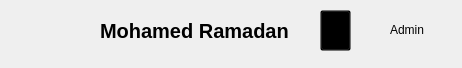
<?xml version="1.0" encoding="UTF-8"?>
<ui version="4.0">
 <class>MemberCard</class>
 <widget class="QWidget" name="MemberCard">
  <property name="geometry">
   <rect>
    <x>0</x>
    <y>0</y>
    <width>462</width>
    <height>68</height>
   </rect>
  </property>
  <property name="minimumSize">
   <size>
    <width>440</width>
    <height>60</height>
   </size>
  </property>
  <property name="maximumSize">
   <size>
    <width>476</width>
    <height>16777215</height>
   </size>
  </property>
  <property name="windowTitle">
   <string>Form</string>
  </property>
  <widget class="QLabel" name="label">
   <property name="geometry">
    <rect>
     <x>20</x>
     <y>4</y>
     <width>55</width>
     <height>55</height>
    </rect>
   </property>
   <property name="text">
    <string/>
   </property>
   <property name="pixmap">
    <pixmap resource="../../../assets.qrc">:/icons/pfp.png</pixmap>
   </property>
   <property name="scaledContents">
    <bool>true</bool>
   </property>
  </widget>
  <widget class="QLabel" name="label_2">
   <property name="geometry">
    <rect>
     <x>100</x>
     <y>20</y>
     <width>201</width>
     <height>21</height>
    </rect>
   </property>
   <property name="styleSheet">
    <string notr="true">font-size:15pt;
color:black;
font-weight:bold;</string>
   </property>
   <property name="text">
    <string>Mohamed Ramadan</string>
   </property>
  </widget>
  <widget class="QPushButton" name="pushButton">
   <property name="geometry">
    <rect>
     <x>370</x>
     <y>10</y>
     <width>74</width>
     <height>40</height>
    </rect>
   </property>
   <property name="styleSheet">
    <string notr="true">background-color: &quot;#E1ECE1&quot;;
color:black;
border-radius:10px;</string>
   </property>
   <property name="text">
    <string>Admin</string>
   </property>
  </widget>
  <widget class="QPushButton" name="removeBtn">
   <property name="geometry">
    <rect>
     <x>320</x>
     <y>10</y>
     <width>31</width>
     <height>41</height>
    </rect>
   </property>
   <property name="cursor">
    <cursorShape>PointingHandCursor</cursorShape>
   </property>
   <property name="styleSheet">
    <string notr="true">background: transparent;</string>
   </property>
   <property name="text">
    <string/>
   </property>
   <property name="icon">
    <iconset theme="QIcon::ThemeIcon::EditDelete"/>
   </property>
   <property name="iconSize">
    <size>
     <width>22</width>
     <height>22</height>
    </size>
   </property>
  </widget>
 </widget>
 <resources>
  <include location="../../../assets.qrc"/>
 </resources>
 <connections/>
</ui>
